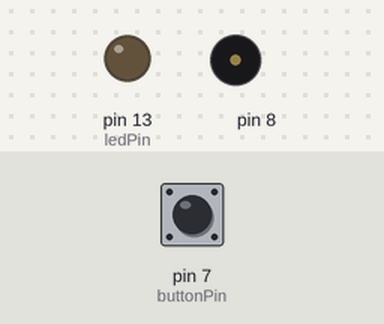
Simulated run of this sketch. Board: Arduino Uno, built with avr-gcc and run on an emulated ATmega328P. Shown: output pins drawn as LEDs (lit = HIGH), buzzer (waves = sounding). The inputs (shaded band) are chosen by the test bench; at power-on: pin 7 (buttonPin) LOW.

Above: at 1.2 s.
1.3 s: pin 7 (buttonPin) pulled HIGH for 0.15 s
At 1.37 s:
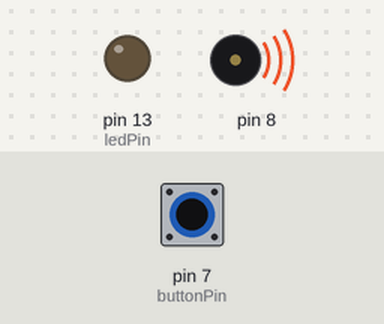
3.1 s: pin 7 (buttonPin) pulled HIGH for 3.2 s
At 7.7 s:
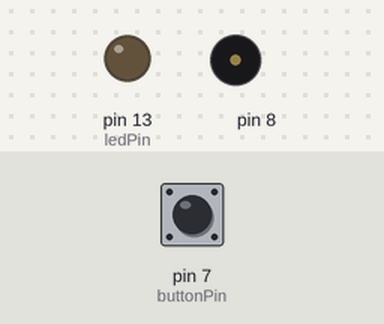
Timing chart, 0 to 9.2 s (numbered marks = the images above; inputs shaded):
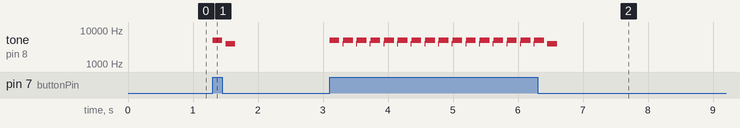

Measured:
- after the input at 1.3 s, tone on pin 8: silent → 5000 Hz at once, → silent 0.15 s later, → 4000 Hz 0.05 s later, → silent 0.15 s later
- after the input at 3.1 s, tone on pin 8: plays 5000 Hz for 0.15 s, 4000 Hz for 0.01 s, 5000 Hz for 0.15 s, 4000 Hz for 0.01 s, 5000 Hz for 0.15 s, 4000 Hz for 0.01 s … (32 notes in this stretch), starting at once

The sketch:

soundButton.ino
```cpp
// LED pin
const int ledPin = 13;
const int buttonPin = 7;
const int pitch = 500;

void setup() {
  // Make the LED pin an output and turn it on
  pinMode(ledPin, OUTPUT);
  digitalWrite(ledPin, LOW);
}

void loop() {
  //read the input from A0 and store it in a variable

  if (digitalRead(buttonPin))
  {
  // play the tone for 20 ms on pin 8
    tone(8, 5000, 150);
    delay(200);
    tone(8, 4000, 150);
  };

  // wait for a moment
  delay(10);
}
```
